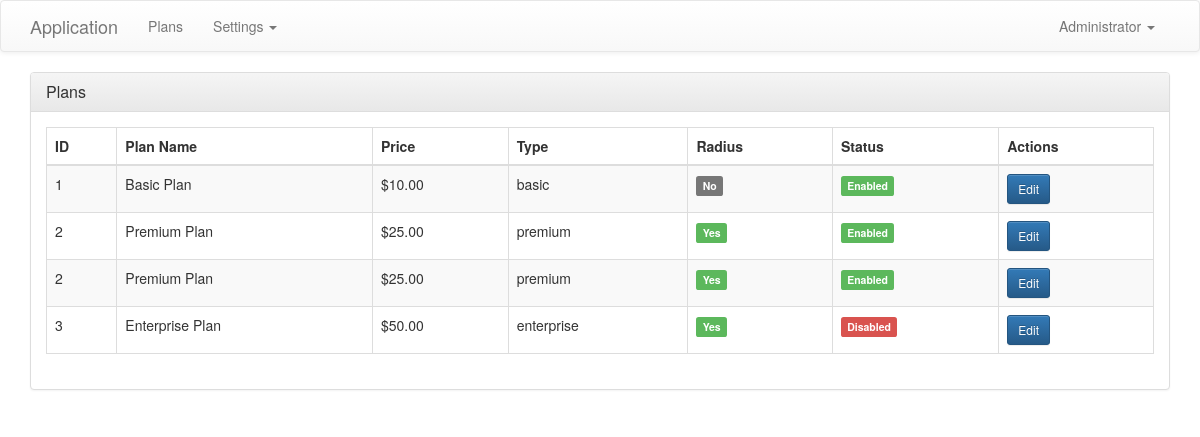
Page /index.php?_route=plan/list (signed in) on the committed database.
### tables this page shows
CREATE TABLE tbl_users (
    id INT AUTO_INCREMENT PRIMARY KEY,
    username VARCHAR(50) UNIQUE NOT NULL,
    password_hash VARCHAR(255) NOT NULL,
    fullname VARCHAR(100) NOT NULL,
    phone VARCHAR(20),
    email VARCHAR(100),
    user_type ENUM('SuperAdmin', 'Admin', 'Agent', 'Sales') NOT NULL,
    root INT DEFAULT NULL,
    status ENUM('active', 'inactive') DEFAULT 'active',
    created_at TIMESTAMP DEFAULT CURRENT_TIMESTAMP,
    FOREIGN KEY (root) REFERENCES tbl_users(id) ON DELETE SET NULL
);

CREATE TABLE tbl_user_recharges (
    id INT AUTO_INCREMENT PRIMARY KEY,
    customer_id INT NOT NULL,
    plan_id INT NOT NULL,
    status ENUM('active', 'expired', 'cancelled') DEFAULT 'active',
    recharged_on DATE NOT NULL,
    recharged_time TIME NOT NULL,
    expiration DATE NOT NULL,
    time TIME NOT NULL,
    created_at TIMESTAMP DEFAULT CURRENT_TIMESTAMP,
    FOREIGN KEY (customer_id) REFERENCES tbl_users(id) ON DELETE CASCADE,
    FOREIGN KEY (plan_id) REFERENCES tbl_plans(id) ON DELETE CASCADE
);

CREATE TABLE tbl_plans (
    id INT AUTO_INCREMENT PRIMARY KEY,
    name_plan VARCHAR(100) NOT NULL,
    price DECIMAL(10,2) NOT NULL,
    type VARCHAR(50) NOT NULL,
    is_radius BOOLEAN DEFAULT FALSE,
    enabled BOOLEAN DEFAULT TRUE,
    created_at TIMESTAMP DEFAULT CURRENT_TIMESTAMP
);

### config.php (called while the page is built, shortened)
<?php
function getDB() {
    static $pdo = null;
    if ($pdo === null) {
        try {
            $pdo = new PDO(
                "mysql:host=" . DB_HOST . ";dbname=" . DB_NAME . ";charset=utf8mb4",
                DB_USER,
                DB_PASS,
                [
                    PDO::ATTR_ERRMODE => PDO::ERRMODE_EXCEPTION,
                    PDO::ATTR_DEFAULT_FETCH_MODE => PDO::FETCH_ASSOC,
                    PDO::ATTR_EMULATE_PREPARES => false
                ]
            );
        } catch (PDOException $e) {
            die("Database connection failed: " . $e->getMessage());
        }
    }
    return $pdo;
}
function isLoggedIn() {
    return isset($_SESSION['user_id']);
}
function getCurrentUser() {
    static $user = null;
    if ($user === null) {
        $pdo = getDB();
        $stmt = $pdo->prepare("SELECT * FROM tbl_users WHERE id = ?");
        $stmt->execute([$_SESSION['user_id']]);
        $user = $stmt->fetch();
    }
    return $user;
}
function hasPermission($required_permission, $resource_data = null) {
    $user = getCurrentUser();
    switch ($required_permission) {
        case 'plan_edit':
            if (in_array($user['user_type'], ['SuperAdmin', 'Admin'])) {
                return true;
            }
            return false;
    }
}
?>

### views/plan_list.php (the view, shortened to what this page needs)
<div class="row">
    <div class="col-md-12">
        <div class="panel panel-default">
            <div class="panel-heading">
                <h3 class="panel-title">Plans</h3>
            </div>
            <div class="panel-body">
                <table class="table table-striped table-bordered">
                    <thead>
                        <tr>
                            <th>ID</th>
                            <th>Plan Name</th>
                            <th>Price</th>
                            <th>Type</th>
                            <th>Radius</th>
                            <th>Status</th>
                            <th>Actions</th>
                        </tr>
                    </thead>
                    <tbody>
                        <?php foreach ($plans as $plan): ?>
                        <tr>
                            <td><?php echo $plan['id']; ?></td>
                            <td><?php echo htmlspecialchars($plan['name_plan']); ?></td>
                            <td>$<?php echo number_format($plan['price'], 2); ?></td>
                            <td><?php echo htmlspecialchars($plan['type']); ?></td>
                            <td>
                                <?php if ($plan['is_radius']): ?>
                                    <span class="label label-success">Yes</span>
                                <?php else: ?>
                                    <span class="label label-default">No</span>
                                <?php endif; ?>
                            </td>
                            <td>
                                <?php if ($plan['enabled']): ?>
                                    <span class="label label-success">Enabled</span>
                                <?php else: ?>
                                    <span class="label label-danger">Disabled</span>
                                <?php endif; ?>
                            </td>
                            <td>
                                <?php if (hasPermission('plan_edit', ['plan_enabled' => $plan['enabled']])): ?>
                                    <a href="index.php?_route=plan/edit/<?php echo $plan['id']; ?>" class="btn btn-sm btn-primary">Edit</a>
                                <?php else: ?>
                                    <span class="text-muted">No Access</span>
                                <?php endif; ?>
                            </td>
                        </tr>
                        <?php endforeach; ?>
                    </tbody>
                </table>
            </div>
        </div>
    </div>
</div>
<?php $content = ob_get_clean(); include 'layout.php'; ?>

### index.php (shortened to what this page needs)
<?php
require_once 'config.php';
$route = $_GET['_route'] ?? 'home';
$routes = [
    'home' => 'controllers/HomeController.php',
    'plan/list' => 'controllers/PlanController.php?action=list',
    'plan/edit/{id}' => 'controllers/PlanController.php?action=edit',
    'plan/edit-post' => 'controllers/PlanController.php?action=edit_post',
    'settings/users-edit/{id}' => 'controllers/UserController.php?action=edit',
    'settings/users-edit-post' => 'controllers/UserController.php?action=edit_post',
];
$matched_route = null;
foreach ($routes as $pattern => $handler) {
    $regex_pattern = preg_replace('/\{id\}/', '(\d+)', $pattern);
    $regex_pattern = '/^' . str_replace('/', '\/', $regex_pattern) . '$/';
    if (preg_match($regex_pattern, $route, $matches)) {
        $matched_route = $handler;
        break;
    }
}
if (strpos($matched_route, '?') !== false) {
    list($controller_file, $query_string) = explode('?', $matched_route, 2);
} else {
    $controller_file = $matched_route;
}
if (file_exists($controller_file)) {
    require_once $controller_file;
} else {
    http_response_code(404);
    echo "Controller not found";
}
?>

### controllers/PlanController.php (shortened to what this page needs)
<?php
require_once __DIR__ . '/../config.php';
$action = $_GET['action'] ?? '';
switch ($action) {
    case 'list':
        listPlans();
        break;
}
function listPlans() {
    $pdo = getDB();
    $user = getCurrentUser();
    $sql = "SELECT p.*, ur.customer_id, ur.status as recharge_status
            FROM tbl_plans p
            LEFT JOIN tbl_user_recharges ur ON p.id = ur.plan_id";
    $stmt = $pdo->prepare($sql);
    $stmt->execute();
    $plans = $stmt->fetchAll();
    include __DIR__ . '/../views/plan_list.php';
}
?>

### views/layout.php (shortened to what this page needs)
<!DOCTYPE html>
<html lang="en">
<head>
    <link rel="stylesheet" href="https://maxcdn.bootstrapcdn.com/bootstrap/3.3.7/css/bootstrap.min.css">
    <link rel="stylesheet" href="https://maxcdn.bootstrapcdn.com/bootstrap/3.3.7/css/bootstrap-theme.min.css">
</head>
<body>
    <?php if (isLoggedIn()): ?>
    <nav class="navbar navbar-default">
        <div class="container">
            <div class="navbar-header">
                <a class="navbar-brand" href="index.php?_route=home">Application</a>
            </div>
            <div id="navbar" class="navbar-collapse collapse">
                <ul class="nav navbar-nav">
                    <li><a href="index.php?_route=plan/list">Plans</a></li>
                    <li class="dropdown">
                        <a href="#" class="dropdown-toggle" data-toggle="dropdown" role="button">Settings <span class="caret"></span></a>
                    </li>
                </ul>
                <ul class="nav navbar-nav navbar-right">
                    <li class="dropdown">
                        <a href="#" class="dropdown-toggle" data-toggle="dropdown" role="button">
                            <?php echo htmlspecialchars(getCurrentUser()['fullname']); ?> <span class="caret"></span>
                        </a>
                    </li>
                </ul>
            </div>
        </div>
    </nav>
    <?php endif; ?>
    <div class="container">
        <?php echo $content ?? ''; ?>
    </div>
</body>
</html>

### views/layout.php (style rules this page uses)
.navbar { margin-bottom: 20px; }
.panel { margin-bottom: 20px; }

### rows in the picture
tbl_users: fullname "Administrator"
tbl_user_recharges: plan "1", plan.name_plan "Basic Plan", plan.price "10.00", plan.type "basic", shows "No", shows "Enabled"
tbl_user_recharges: plan "2", plan.name_plan "Premium Plan", plan.price "25.00", plan.type "premium", shows "Yes", shows "Enabled"
tbl_user_recharges: plan "2", plan.name_plan "Premium Plan", plan.price "25.00", plan.type "premium", shows "Yes", shows "Enabled"
tbl_plans: id "3", name_plan "Enterprise Plan", price "50.00", type "enterprise", is_radius "Yes", enabled "Disabled"
